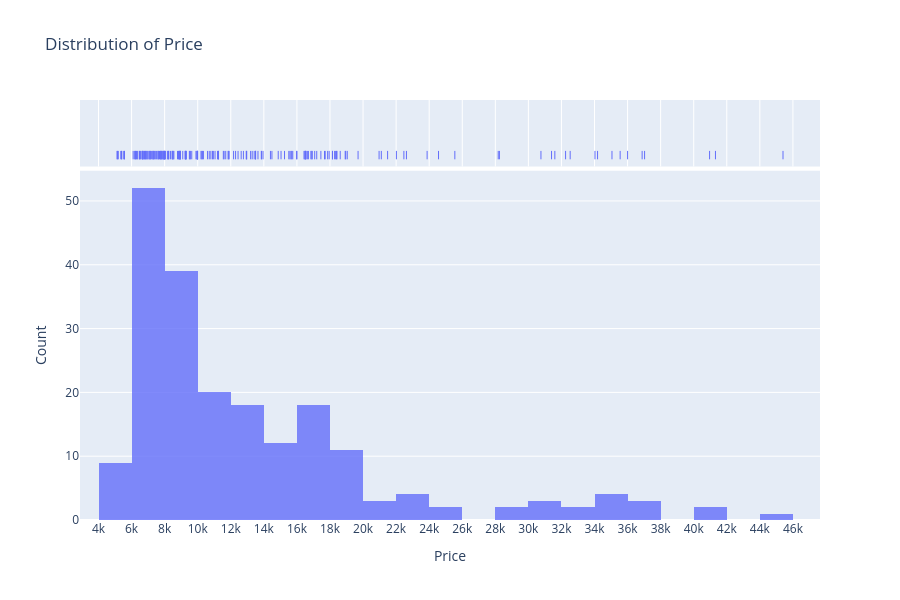

Source (notebook cell):
### Markdown cell above
### 2.1.5 Histogram von Autopreisen: hier von besonderem Interesse
Es geht um folgende Rahmenkennzahlen der Autopreise 
#### Min.: 5118€
#### Max.: 45400€
#### mean: 13276€
#### midian: 10295€

Es ist zu erkennen, dass die meisten Autos im Preisbereich zwischen **6.000 und 20.000 $** liegen.  
Das bedeutet, dass die Daten überwiegend Fahrzeuge aus dem **niedrigen und mittleren Preissegment** abbilden.  
Daraus lässt sich schließen, dass die Modellierung und die Preisvorhersage in erster Linie auf diese Segmente ausgelegt ist.  

Für das **hochpreisige Segment** sind dagegen deutlich weniger Datenpunkte vorhanden, was die Prognosegenauigkeit in diesem Bereich einschränken kann.  

Auf Grundlage dieser Erkenntnisse muss entschieden werden, ob die Daten für das **hochpreisige Segment** überhaupt sinnvoll für die Modellierung und Preisvorhersage genutzt werden können.  

Da in diesem Bereich nur sehr wenige Datenpunkte vorliegen, besteht die Gefahr, dass das Modell hier keine zuverlässigen Zusammenhänge lernen kann.  
Dies kann die **Qualität und Aussagekraft des Modells** im oberen Preissegment deutlich verschlechtern und zu **ungenauen oder verzerrten Vorhersagen** führen.  

Eine mögliche Konsequenz wäre, das Modell bewusst auf das **niedrige und mittlere Preissegment** zu beschränken oder für das hochpreisige Segment zusätzliche Datenquellen zu erschließen.

### Code cell
# Analyse von Preis: Histogram für Preise

print("-- Überblick über statistische Werte von Preis --")

print("min.:", df['price'].min())
print("max.:",df['price'].max())
print("mean:",df['price'].mean())
print("median:",df['price'].median())


fig = px.histogram(df, x='price', nbins=40, marginal="rug", title='Distribution of Price', opacity=0.8)

fig.update_layout(
    xaxis_title='Price',
    yaxis_title='Count',
    height=600  # Höhe des Plots
)

fig.update_xaxes(
    tickmode='linear',
    tick0=0,
    dtick=2000
)

fig.show()

### Figure 1 — Plotly figure (JSON) as saved in the notebook; plotly's stock layout.template omitted (floating-point values rounded to 4 significant figures; data arrays with more than 128 entries replaced by an {"elided": "..."} marker saying what was removed)
{"data": [{"bingroup": "x", "hovertemplate": "price=%{x}<br>count=%{y}<extra></extra>", "legendgroup": "", "marker": {"color": "#636efa", "opacity": 0.8, "pattern": {"shape": ""}}, "name": "", "nbinsx": 40, "orientation": "v", "showlegend": false, "type": "histogram", "x": {"elided": "205 float values"}, "xaxis": "x", "yaxis": "y"}, {"boxpoints": "all", "fillcolor": "rgba(255,255,255,0)", "hoveron": "points", "hovertemplate": "price=%{x}<extra></extra>", "jitter": 0, "legendgroup": "", "line": {"color": "rgba(255,255,255,0)"}, "marker": {"color": "#636efa", "symbol": "line-ns-open"}, "name": "", "showlegend": false, "type": "box", "x": {"elided": "205 float values"}, "xaxis": "x2", "yaxis": "y2"}], "layout": {"barmode": "relative", "height": 600, "legend": {"tracegroupgap": 0}, "title": {"text": "Distribution of Price"}, "xaxis": {"anchor": "y", "domain": [0, 1], "dtick": 2000, "tick0": 0, "tickmode": "linear", "title": {"text": "Price"}}, "xaxis2": {"anchor": "y2", "domain": [0, 1], "dtick": 2000, "matches": "x", "showgrid": true, "showticklabels": false, "tick0": 0, "tickmode": "linear"}, "yaxis": {"anchor": "x", "domain": [0, 0.8316], "title": {"text": "Count"}}, "yaxis2": {"anchor": "x2", "domain": [0.8416, 1], "matches": "y2", "showgrid": false, "showline": false, "showticklabels": false, "ticks": ""}}}
